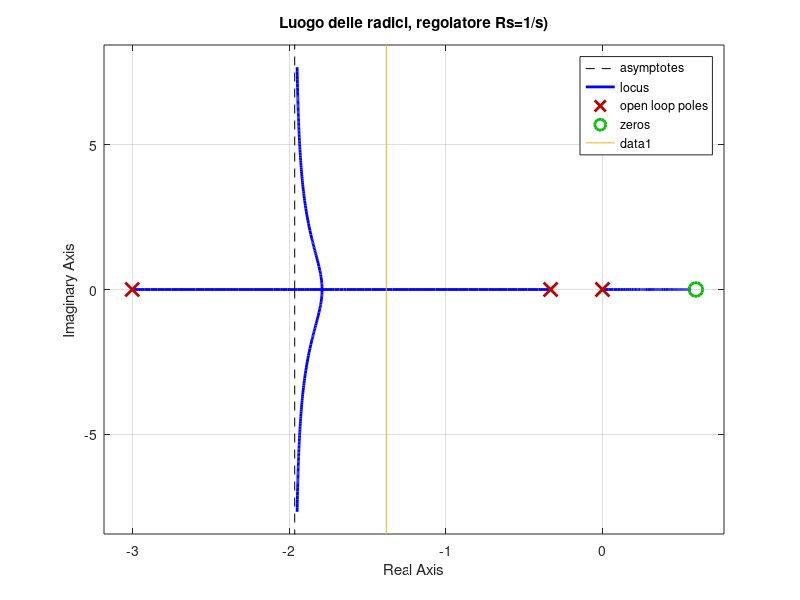
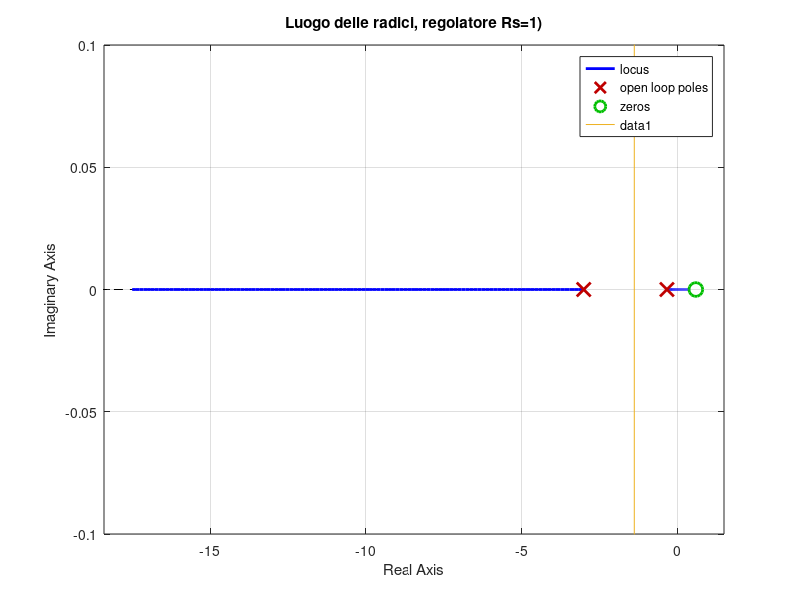
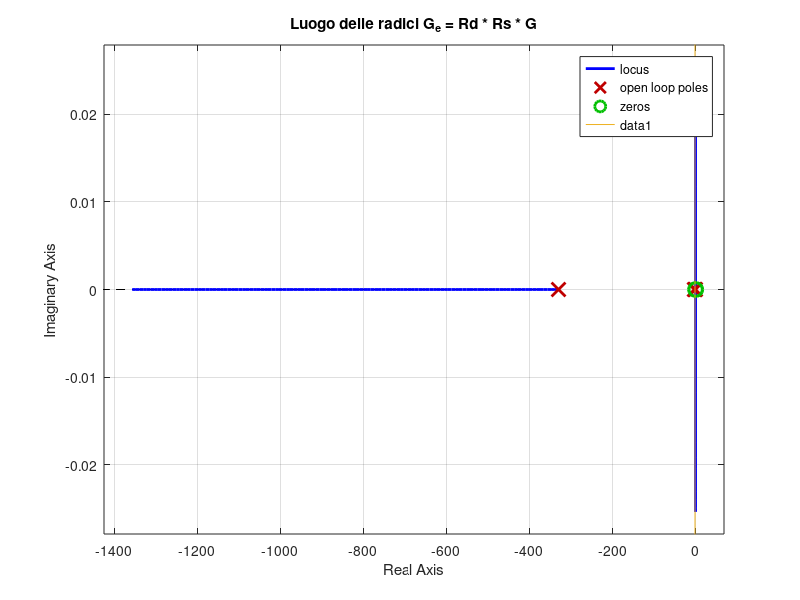
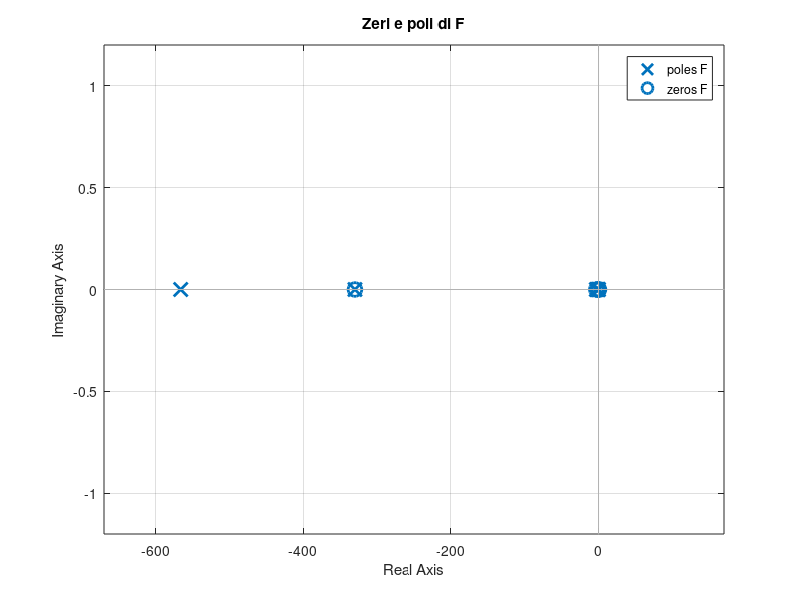

Source code (MATLAB) for these figures, in order: (Note: this script raises an error after producing the figures.)
%%Introduzione

%Progetto di Controlli Automatici - T
%Tipologia III variante A: Controllo di un sistema idroelettrico con condotta forzata
%Specifiche vecchie.

%Gruppo:
%Andrea Proia 0000825784
%Federico Maria Macchiavelli 0000825621
%Mattia Innocenti 0000825046
%Luca Bartolomei 0000825005


%%
%Caratteristiche impianto

%Si tratta di un sistema SISO.

%Tabella delle caratteristiche:
tab.a = pi^2;
tab.a_inv = 1/tab.a;
tab.C_d = 2*pi^2;
tab.R_0 = 45;
tab.eta = 0.6;
tab.W = 30;
tab.omega_n = 1000;
tab.A_n = 0.02;
tab.B_n = 30;
tab.T_a_1 = 0.3;
tab.T_a_0 = 0.033;
tab.x_equilibrio_1 = 10;
tab.x_equilibrio_2 = 6;
tab.x_equilibrio_3 = 6;
tab.u_equilibrio = (tab.x_equilibrio_1/(tab.x_equilibrio_2*abs(tab.x_equilibrio_2))-tab.R_0)/(tab.C_d);

%La costante g non è presente nella tabella:
tab.g_const = 9.80655;


%Definizione del sistema:
%Il sistema è formato da tre variabili di stato:

%x_1: la pressione dell'acqua sul fondo del bacino.
%x_2: la portata in uscita dal bacino.
%x_3: la portata in ingresso allo stesso.

%L'uscita del sistema viene rappresentata dalla variabile y:
%y: rappresenta l'energia elettrica generata attraverso la turbina.
%y= -eta*x_1*x_2

%Forma di stato:
%x_dot_1 = (g/a)*(-x_2+x_3)
%x_dot_2 = -C_d*u*x_2*|x_2|-R_0*x_2*|x_2|+x_1
%x_dot_3 = 0
 
%%
%Specifiche di progetto

%1 Errore a regime nullo con riferimento a gradino w(t) = W1(t)

%Non posso soddisfare questa specifica: il polo all'origine verrà
%influenzato dallo zero a parte reale positiva, rendendo instabile l'anello
%chiuso.

%2 Per garantire una certa robustezza del sistema si deve avere un margine di fase M_f* = 45 

Mf=45;

%3 Il sistema può accettare un sovraelongazione percentuale al massimo del 5% : S_% <= 5%

s_perc = 0.05;

%4 Il tempo di assestamento all'1% deve essere tenuto relativamente basso T_a_1 = 0.3 s
%5 Devo abbattere i rumori n di 30 volte che in db =
B_n_db = 20*log10(tab.B_n);

%Specifiche opzionali:

%1_opz Il tempo di assestamento all'1% deve essere tenuto a 0.033 s

%Introduco i vincoli indiretti:

%Dato dal rumore di misura.
%Dato che non ho vincoli di moderazione, questo rimane il vincolo più forte
omega_c_max=tab.omega_n; % 1000 rad/s
%Limite superiore per la frequenza di attraversamento.

%Viene ricavato dalla sovraelongazione con la formula classica.
xi=sqrt(log(s_perc)^2/(pi^2+log(s_perc)^2)); %0.6901

%Mf>38.2618° richiesta meno limitatnte delle specifiche (Mf>45°).
%PROCEDIMENTO: calcolo xi con la formula inversa, poi calcolo il Mf e
%valuto la condizione più restrittiva
Mf_s_perc=xi*100; %69.01

%Dato che le specifiche sono più stringenti uso quelle.
%Mf = Mf_s_perc

%Calcolo la frequenza di attraversamento minimo attraverso la formula:
%460/(Mf* T*) cioè 460/(45 * 0.3)
%Questo limite inferiore è dettato dal tempo di assestamento.
omega_c_min=460/(Mf * tab.T_a_1); % 34.0741 rad/s

%Abbiamo individuato l'intervallo per la pulsazione di attraversamento 
%omega_c_star [34.0741 rad/s, 1000 rad/s]

%%
%Linearizzazione del sistema

%Ridefinisco la prima equazione di stato:
%x_dot_1 = -(g/a) x_2 + (g/a) x_3

%Ridefinisco la seconda equazione di stato:
%x_dot_2 = x_1 -(C_d*u+R_0) x_2*|x_2|
%x_dot_2 = x_1 -(R_0*|x_2|) x_2 - (C_d*x_2*|x_2|) u

%La derivata di x_2 in x_dot_2 non è immediata:
%d/dx_2 (x_1 -(C_d*u+R_0) x_2*|x_2|) = -(2(x_2)^2(C_d*u+R_0))/|x_2|

%Ridefinisco y
%y= -(eta*x_2) x_1
%y= -(eta*x_1) x_2

%Punto di equilibrio dove linearizzare il sistema:
%x_equilibrio = (10,6,6)
%u_equilibrio = (-2.265654245335609)

%Applico la serie di Taylor per linearizzare il sistema:
%A = 0 + d/dx (x_dot)|x=x_equilibrio, u=u_equilibrio
%B = 0 + d/du (x_dot)|x=x_equilibrio, u=u_equilibrio
%C = 0 + d/dx (y)|x=x_equilibrio, u=u_equilibrio
%D = 0 + d/du (y)|x=x_equilibrio, u=u_equilibrio

%Definiamo le matrici A,B,C,D derivabili dalla forma di stato e dall'uscita

%A è una 3x3 perchè devo moltiplicare per le tre equazioni di stato 3x1 e 
%deve saltare fuori un 3x1 quindi 3x3 * 3x1 = 3x1
A = [0, -(tab.g_const/tab.a),                                                                   (tab.g_const/tab.a);
     1, -(2*(tab.x_equilibrio_2^2)*(tab.C_d*tab.u_equilibrio+tab.R_0)/abs(tab.x_equilibrio_2)), 0;
     0, 0,                                                                                      0];

%B è una 3x1 perchè deve moltiplicare per l'ingresso 1x1 e deve saltare
%fuori una 3x1 quindi 3x1 * 1x1 = 3x1
B = [0;
     -(tab.C_d*tab.x_equilibrio_2*abs(tab.x_equilibrio_2));
     0];

%C è 1x3 perchè 1x3 * 3x1 = 1x1
C = [-(tab.eta*tab.x_equilibrio_2), -(tab.eta*tab.x_equilibrio_1), 0];

D = 0;

%Per verificare il contenuto delle variabili globali uso la funzione disp
%disp(A);

%Definisco la funzione di traferimento
s=tf('s');
[Num,Den]=ss2tf(A,B,C,D);
G=tf(Num,Den);

%Stampo G
zpk(G)

%Noto uno zero a parte reale positiva

%Imposto un regolatore con un polo nell'origine per rispettare il vincolo
%e_inf=0
R_s = 1/s;
G_e = R_s*G;

%Stampo gli zeri e i poli di G_e 
zpk(G_e)

%Guardo il luogo delle radici
figure(1);
rlocus(G_e);
title("Luogo delle radici, regolatore Rs=1/s)");

%Calcolo la retta di attraversamento del tempo di assestamento.
retta_T = 4.6 * tab.T_a_1;

hold on;
plot([-retta_T, -retta_T], [-10, 10]);

grid on;

%Commento finale:
%Per rispettare il vincolo di tempo di assestamento dovrei impostare un
%guadagno dinamico di almeno 0.000289 ma così facendo sposto il polo
%nell'origine nella parte a destra dell'asse immaginario, rendendo
%instabile il sistema. Dovrei violare il vincolo e_inf = 0 per avere un
%margine molto basso sul guadagno: ho comunque un polo vicino allo zero.
%Quindi non è detto che riesca a regolare comunque la rete con il livello
%di conoscenza attuale.

%Se imposto un regolatore statico senza polo:

R_s = 1;
G_e = R_s*G;

%Stampo gli zeri e i poli di G_e 
zpk(G_e)

%Guardo il luogo delle radici
figure(2);
rlocus(G_e);
title("Luogo delle radici, regolatore Rs=1)");

%Calcolo la retta di attraversamento del tempo di assestamento.
retta_T = 4.6 * tab.T_a_1;

hold on;
plot([-retta_T, -retta_T], [-10, 10]);

grid on;

%Ho bisogno di una rete anticipatrice per cancellare il polo in -0.33

alpha_rete_ant = 0.001;
tau_rete_ant = 1/0.33;
tau_alpha_rete_ant = tau_rete_ant*alpha_rete_ant;

%Ricavo il regolatore dinamico (anticipatore).
R_d_ant = (1+s*tau_rete_ant)/(1+tau_alpha_rete_ant*s);

G_e_1 = R_d_ant * G_e;


%Guardo il luogo delle radici
figure(3);
rlocus(G_e_1);
title("Luogo delle radici G_e = Rd * Rs * G");

%Calcolo la retta di attraversamento del tempo di assestamento.
retta_T = 4.6 * tab.T_a_1;

hold on;
plot([-retta_T, -retta_T], [-10, 10]);

grid on;

%Devo abbassare di parecchio il guadagno.
mu_d = 0.000055;

L = mu_d * G_e_1;

%Vendo come si comporta F
F=L/(1+L);

zpk(F)

figure(4);
pzmap(F);
title("Zeri e poli di F");
grid on;

%Margini di visualizzazione del diagramma.
omega_plot_min=10^(-2);
omega_plot_max=10^5;

%Ricavo il bode della G da plottare
[Mag_F,phase_F,omega_F]=bode(F,{omega_plot_min,omega_plot_max});
[Mag_L,phase_L,omega_L]=bode(L,{omega_plot_min,omega_plot_max});

figure(5);


% %Vincolo sulla omega_c_min
% patch([omega_plot_min,omega_c_min,omega_c_min,omega_plot_min],[-200,-200,0,0],'red','FaceAlpha',0.3,'EdgeAlpha',0); 
% 
% %Indico la frequenza di attraversamento minima
% hold on;
% text(omega_plot_min*10,-100, sprintf('w_c^*>=%.2f rad/sec', omega_c_min));

%Vincolo sulla omega_c_max
hold on;
patch([omega_plot_max,omega_c_max,omega_c_max,omega_plot_max],[200,200,0,0],'red','FaceAlpha',0.3,'EdgeAlpha',0); 

%Indico la frequenza di attraversamento massima
hold on;
text(omega_c_max*5,60, sprintf('w_c^*<=%.2f rad/sec', omega_c_max));

%Vincolo sull'attenuazione di n
hold on;
patch([omega_plot_max,omega_c_max,omega_c_max,omega_plot_max],[-B_n_db,-B_n_db,0,0],'red','FaceAlpha',0.3,'EdgeAlpha',0); 

%plotto F
hold on;
margin(Mag_F,phase_F,omega_F);

%plotto L
hold on;
margin(Mag_L,phase_L,omega_L);

title("Bode di L e F con vincoli");

% %Vincolo sul margine di fase: -180° + arg(L(jw_c))
% hold on;
% %Coppie di punti (omega_c_min, -180+Mf), (omega_c_max, -180+Mf), 
% %(omega_c_max, -270), (omega_c_min, -270)
% patch([omega_c_min,omega_c_max,omega_c_max,omega_c_min],[-180+Mf,-180+Mf,-180,-180],'red','FaceAlpha',0.2,'EdgeAlpha',0); 
% grid on;

%Impostazioni per il gradino: imposto un impulso di ampiezza W
stepOption = stepDataOptions('StepAmplitude', tab.W);
figure(6);
step(F, stepDataOptions);
title("Risposta al gradino (W) di F");
grid on;
